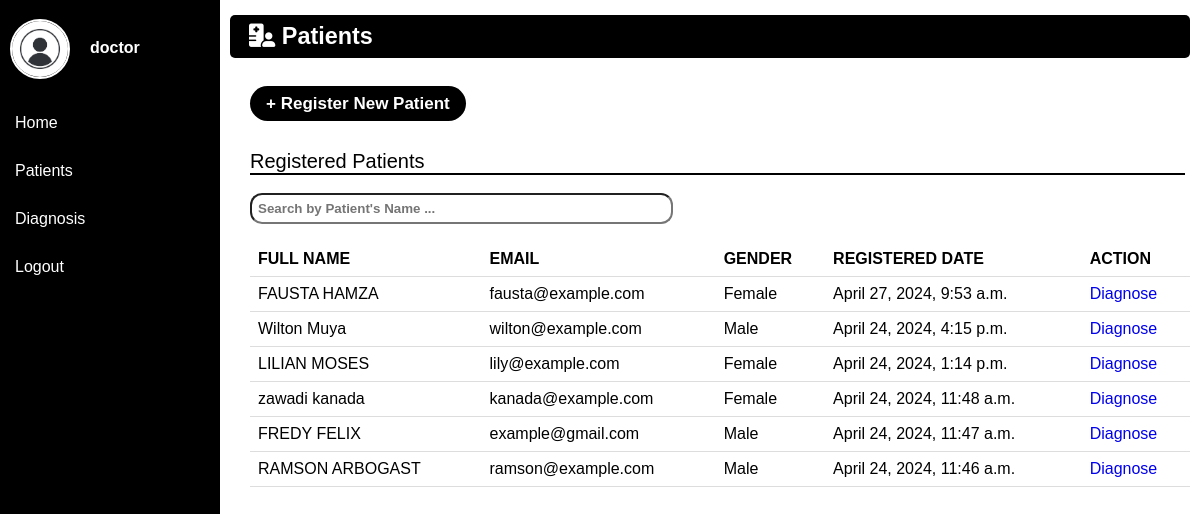
The page /patientslist/ (signed in) on the database as committed earlier.
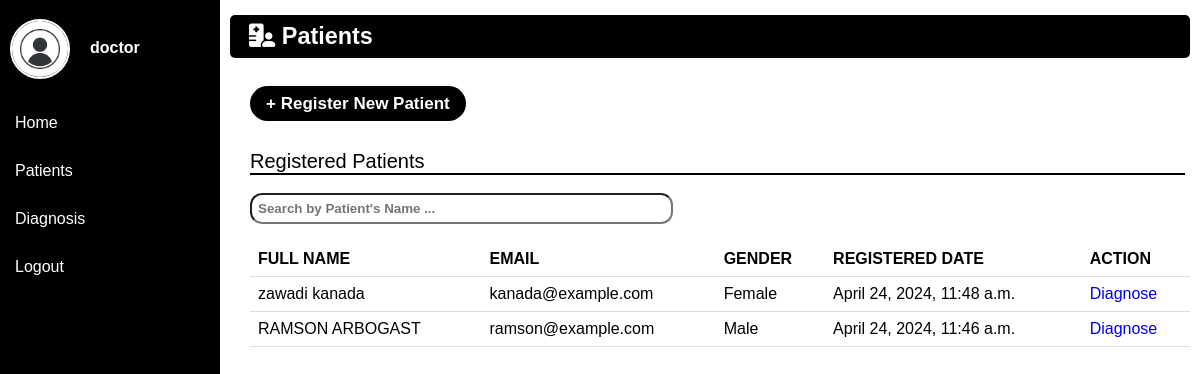
The same page on the database as committed later.
### ai_dermatologist/models.py (models this page shows, shortened)
class Patients(models.Model):
    fullname = models.CharField(max_length=200)
    email = models.EmailField(unique=True)
    age = models.PositiveIntegerField()
    gender = models.CharField(max_length=6)
    registered_date = models.DateTimeField(auto_now_add=True)
    class Meta:
        verbose_name_plural = 'Patients'

### ai_dermatologist/views.py (the view)
# urls.py: path('patientslist/', views.patients_list, name='patientslist'),
@login_required
def patients_list(request):
    patients = Patients.objects.order_by('-registered_date')
    return render(request, 'dermatologist/patients.html', {'patients':patients})

### templates/dermatologist/patients.html (shortened to what this page needs)
{% load static %}
<!DOCTYPE html>
<html lang="en">
<head>
    <link rel="stylesheet" href="{% static 'css/style.css' %}">
</head>
<body>
    <div class="wrapper">
        <div class="sidebar">
            <div class="profile-username">
                <img src="{% static 'assets/avatar.jpg' %}" alt="user-image" width="60px" height="60px">
                {% if user.is_authenticated %}
                <p style="color: white;"><strong> {{ user.username }}</strong></p>
                {% endif %}
            </div>
            <ul>
                <li><a href="{% url 'dashboard' %}">Home</a></li>
                <li><a href="#">Patients</a></li>
                <li><a href="{% url 'diagnosis' %}">Diagnosis</a></li>
                <li><a href="{% url 'index' %}">Logout</a></li>
            </ul>
        </div>
    </div>
    <div class="main-content">
        <header>
            <h3>  <i class="fa-solid fa-hospital-user"></i>  Patients</h3>
        </header><br><br>
        <main class="patients-main">
            <div class="add-patient-button">
                <a href="{% url 'newpatientregistration'%}">+ Register New Patient</a>
            </div><br><br>
            <div class="main-content-p">
                <p>Registered Patients</p>
            </div><hr><br>
            <div class="search">
                <input type="search" id="searchInput" placeholder="Search by Patient's Name ...">
            </div><br>
            <div class="patients-table">
                <table id="patientTable">
                    <thead>
                        <tr>
                            <th>FULL NAME</th>
                            <th>EMAIL</th>
                            <th>GENDER</th>
                            <th>REGISTERED DATE</th>
                            <th>ACTION</th>
                        </tr>
                    </thead>
                   <tbody>
                        {% for patient in patients %}
                            <tr>
                                <td>{{ patient.fullname }}</td>
                                <td>{{ patient.email }}</td>
                                <td>{{ patient.gender }}</td>
                                <td>{{ patient.registered_date }}</td>
                                <td><a href="{% url 'diagnosis'%}">Diagnose</a></td>
                            </tr>
                        {% endfor %}
                   </tbody>
                </table>
            </div>
        </main>
    </div>
</body>
</html>

### ai_dermatologist/static/css/style.css (style rules this page uses)
* { margin: 0; padding: 0; box-sizing: border-box; list-style: none; text-decoration: none; font-family: 'Trebuchet MS', 'Lucida Sans Unicode', 'Lucida Grande', 'Lucida Sans', Arial, sans-serif; }
.patients-table table { border-collapse: collapse; width: 100%; }
.patients-table th, td { padding: 8px; text-align: left; border-bottom: 1px solid #ddd; }
.diagnosed-patient-table th, td { padding: 8px; text-align: left; border-bottom: 1px solid #ddd; }
.search input[type="search"] { padding: 6px; width: 45%; border-radius: 12px; }
.search ::placeholder { font-weight: bold; }
.wrapper { display: flex; position: relative; }
.wrapper .sidebar { position: fixed; width: 220px; height: 100%; background-color: black; padding: 10px 0; }
.wrapper .sidebar ul li { padding: 15px; }
.wrapper .sidebar ul li a { color: white; display: block; }
.main-content { margin-left: 230px; margin-right: 10px; margin-top: 15px; }
.main-content header { font-size: 20px; background-color: black; color: white; padding: 8px 19px; border-radius: 5px; }
.profile-username { margin-top: 9px; margin-left: 10px; margin-bottom: 20px; display: inline-flex; }
.profile-username p { padding: 20px; margin-right: 10px; }
.profile-username img { border-radius: 50px; border: 2px solid white; }
.main-content-p { font-size: 20px; font-family: system-ui, -apple-system, BlinkMacSystemFont, 'Segoe UI', Roboto, Oxygen, Ubuntu, Cantarell, 'Open Sans', 'Helvetica Neue', sans-serif; }
.patients-main { margin-left: 20px; }
.patients-table { text-align: center; }
.add-patient-button a { padding: 8px 16px; background-color: rgb(0, 0, 0); color: white; border: none; border-radius: 50px; font-size: 17px; font-weight: bold; }
hr { border: 1px solid; margin-right: 5px; }

Rows that differ between the two databases and show on the page:
removed Patients: fullname "FAUSTA HAMZA", email "fausta@example.com", gender "Female", registered_date "April 27, 2024, 9:53 a.m."
removed Patients: fullname "Wilton Muya", email "wilton@example.com", gender "Male", registered_date "April 24, 2024, 4:15 p.m."
removed Patients: fullname "LILIAN MOSES", email "lily@example.com", gender "Female", registered_date "April 24, 2024, 1:14 p.m."
removed Patients: fullname "FREDY FELIX", email "example@gmail.com", gender "Male", registered_date "April 24, 2024, 11:47 a.m."
